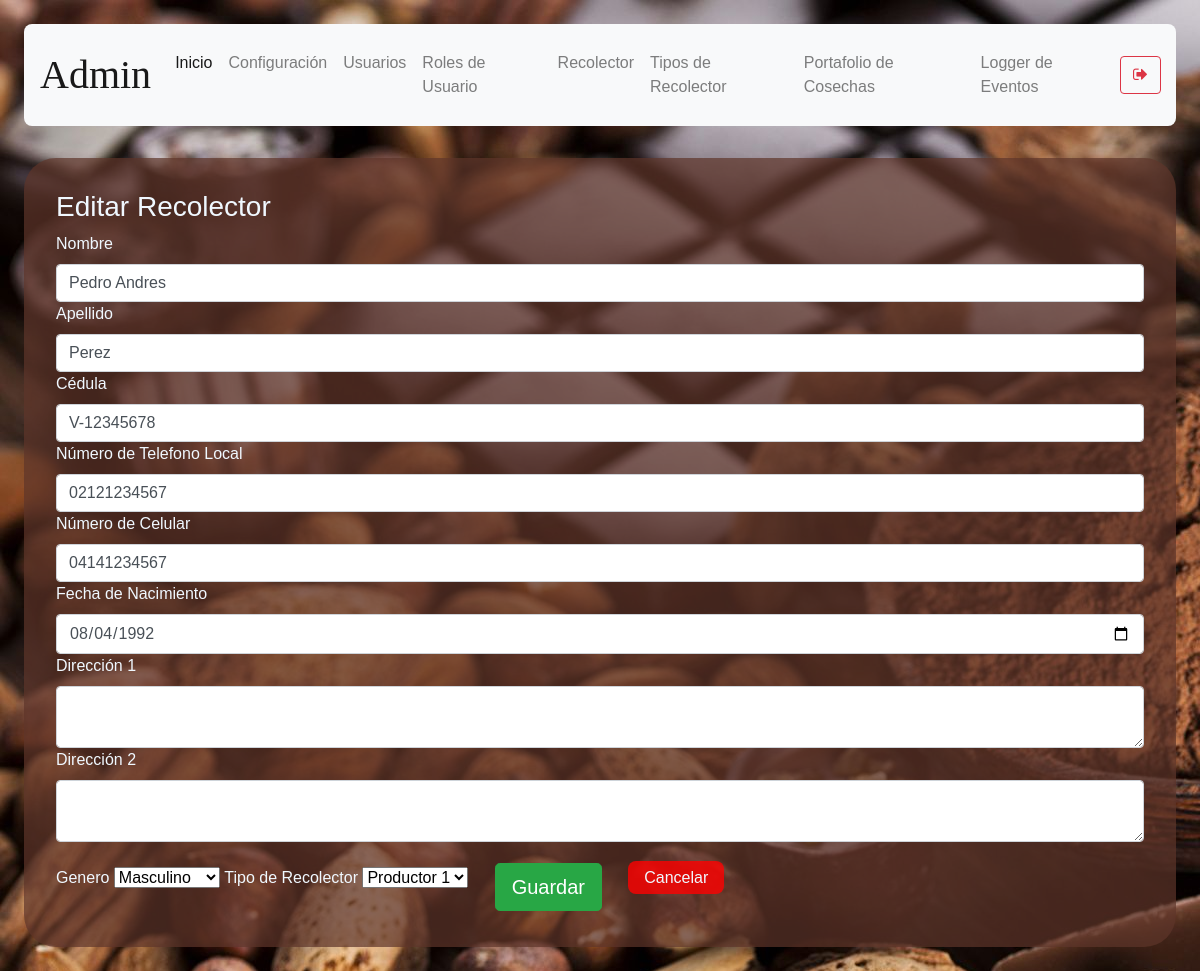
Before: /productor-data/edit-productor/1 (signed in) with the older database file.
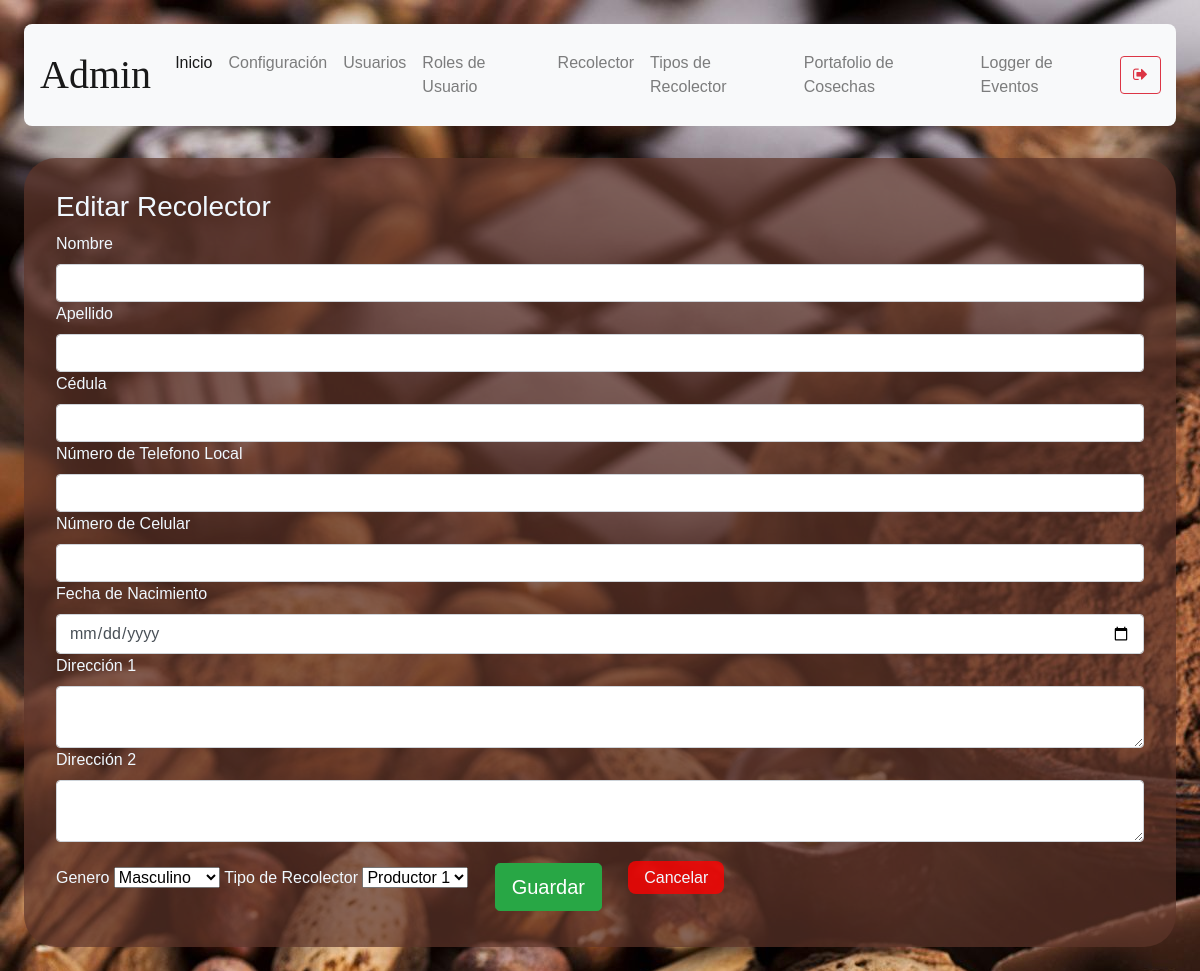
After: the same page with the newer database file.
### models/productor.py (models this page shows, shortened)
class Productor(db.Model) :
    __tablename__ = "productor"
    id = db.Column(db.Integer, primary_key = True)
    cedula = db.Column(db.String(100), nullable = False, unique=True)
    name = db.Column(db.String(100), nullable = False)
    last_name = db.Column(db.String(100), nullable = False)
    gender = db.Column(db.String(10), nullable = False)
    date_of_birth = db.Column(db.String(10), nullable = False)
    local_phone = db.Column(db.String(20), nullable = True)
    movil_phone = db.Column(db.String(20), nullable = True)
    address_1 = db.Column(db.String(150), nullable = True)
    address_2 = db.Column(db.String(150), nullable = True)
    productor_type_id = db.Column(db.Integer, db.ForeignKey('productor_type.id'))

### routes/productor.py (the view)
@productor_route.route('/productor-data/edit-productor/<id>')
def edit_productor(id):
    if( not verify_permissions(session, User, allowed_rols) ):
        return redirect(url_for('auth.index'))
    productor = Productor.query.get(id)
    types = Productor_type.query.all()
    return render_template("productor-data-edit-productor.html", productor = productor, \
        productor_types=types)

### models/user.py (called while the page is built)
    def get_user_rol_by_username( self, username ):
        user_rol_id = User.query.filter_by(username = username).first().user_rol_id
        user_rol = User_rol.query.get(user_rol_id).description
        return user_rol

### utils/functions.py (called while the page is built)
def verify_permissions(session, User, allowed=['admin']):
    return 'username' in session and \
    ( allowed == 'all' or User.get_user_rol_by_username(User, session['username']) in allowed)

### templates/productor-data-edit-productor.html (shortened to what this page needs)
{% extends "base.html" %}
{% block content %}
<h3>Editar Recolector</h3>
<form method="POST" id="edit-productor" action="/productor-data/edit-productor/save">
  <label>Nombre</label>
  <input class="form-control" type="text" name="name" value="{{ productor.name }}" required/>
  <label>Apellido</label>
  <input class="form-control" type="text" name="last_name" value="{{productor.last_name}}" required/>
  <label>Cédula</label>
  <input class="form-control" type="text" name="cedula" value="{{productor.cedula}}"  required/>
  <label>Número de Telefono Local </label>
  <input class="form-control" type="text" name="local_phone" value="{{ productor.local_phone}}"  required/>
  <label>Número de Celular</label>
  <input class="form-control" type="text" name="movil_phone" value="{{ productor.movil_phone}}"  required/>
  <label>Fecha de Nacimiento</label>
  <input class="form-control" type="date" name="date_of_birth" value="{{ productor.date_of_birth }}" required/>
  <label>Dirección 1</label>
  <textarea class="form-control" name="address_1">{{ productor.address_1 }}</textarea>
  <label>Dirección 2</label>
  <textarea class="form-control" name="address_2">{{ productor.address_2 }}</textarea>
  <label>Genero</label>
  <select class="form-select" name="gender" form="edit-productor">
      <option value="male">Masculino</option>
  </select>
  <label>Tipo de Recolector</label>
  <select class="form-select" name="productor_type" form="edit-productor">
      {% for type in productor_types %}
      <option value="{{ type.description }}">{{ type.description }}</option>
      {% endfor %}
  </select>
  <button type="submit" class="btn btn-success btn-lg mb-1">Guardar</button>
  <a class="abord" onclick="window.location.href = `/productor-data`">Cancelar</a>
  </form>
{% endblock %}

Changed rows visible on the page:
removed Productor: name "Pedro Andres", last_name "Perez", cedula "V-12345678", local_phone "02121234567", movil_phone "04141234567", date_of_birth "08/04/1992"
